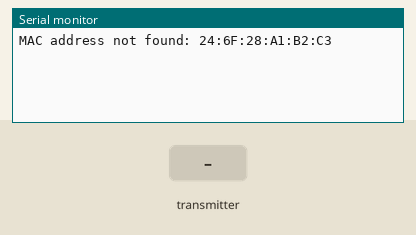
The sketch below on a simulated ESP32. On the bench: the last lines printed to the serial monitor. The test bench sets the inputs (shaded band).

Above: at 1.2 s.
1.3 s: the transmitter starts sending action = 0
At 1.66 s:
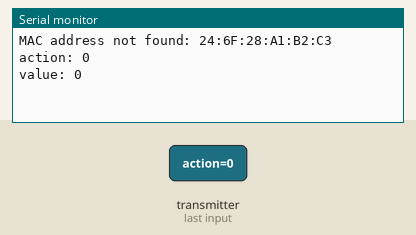
2.8 s: the transmitter starts sending value = 1024
At 3.16 s:
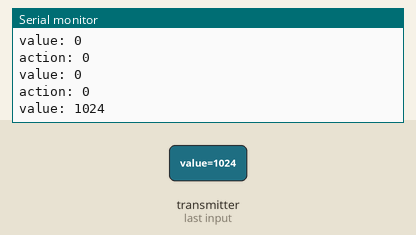
4.3 s: the transmitter starts sending action = 64
5.8 s: the transmitter starts sending value = 2048
At 6.16 s:
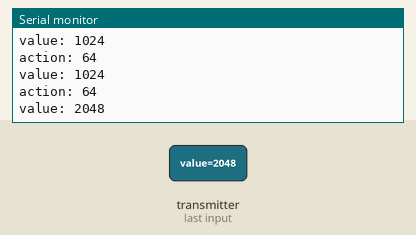
Timing chart, 0 to 8.3 s (numbered marks = the images above; inputs shaded):
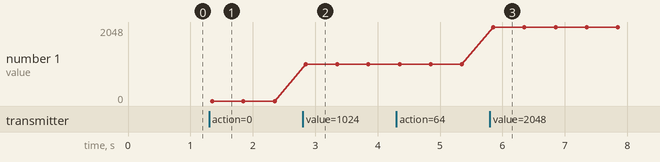

Measured:
- after the input at 1.3 s, the serial monitor: prints a new line after 0.05 s (image 1)
- after the input at 2.8 s, the serial monitor: prints a new line after 0.05 s (image 2)
- after the input at 5.8 s, the serial monitor: prints a new line after 0.05 s (image 3)
- plotted number 1: 0 → 1024 after the input at 2.8 s, 1024 → 2048 after the input at 5.8 s

The sketch:

receiver.ino
```cpp
// Source https://RandomNerdTutorials.com/esp-now-one-to-many-esp32-esp8266/

#include <WiFi.h>
#include <esp_now.h>

#include "shared.h"

msg data;

// callback function that will be executed when data is received
void onDataRecv(const uint8_t *mac, const uint8_t *incomingData, int len) {
  memcpy(&data, incomingData, sizeof(data));
  Serial.print("action: ");
  Serial.println(data.action);
  Serial.print("value: ");
  Serial.println(data.value);
  Serial.println();
}

void setup() {
  // Initialize Serial Monitor
  Serial.begin(9600);

  // Set device as a Wi-Fi Station
  WiFi.mode(WIFI_STA);

  // Init ESP-NOW
  if (esp_now_init() != ESP_OK) {
    Serial.println("Error initializing ESP-NOW");
    return;
  }

  // Once ESPNow is successfully Init, we will register for recv CB to
  // get recv packer info
  esp_now_register_recv_cb(onDataRecv);

  byte boardNumber = getBoardNumber();

  if (boardNumber == 1) {
    // set up pin configuration for board 1
  } else if (boardNumber == 2) {
    // set up pin configuration for board 2
  }
}

void loop() {}

byte getBoardNumber() {
  byte boardNumber = WiFi.macAddress() == receiverMacAddress1   ? 1
                     : WiFi.macAddress() == receiverMacAddress2 ? 2
                                                                : 0;
  if (boardNumber == 0) {
    Serial.print("MAC address not found: ");
    Serial.println(WiFi.macAddress());
  } else {
    Serial.print("Board number: ");
    Serial.println(boardNumber);
  }

  return boardNumber;
}
```
